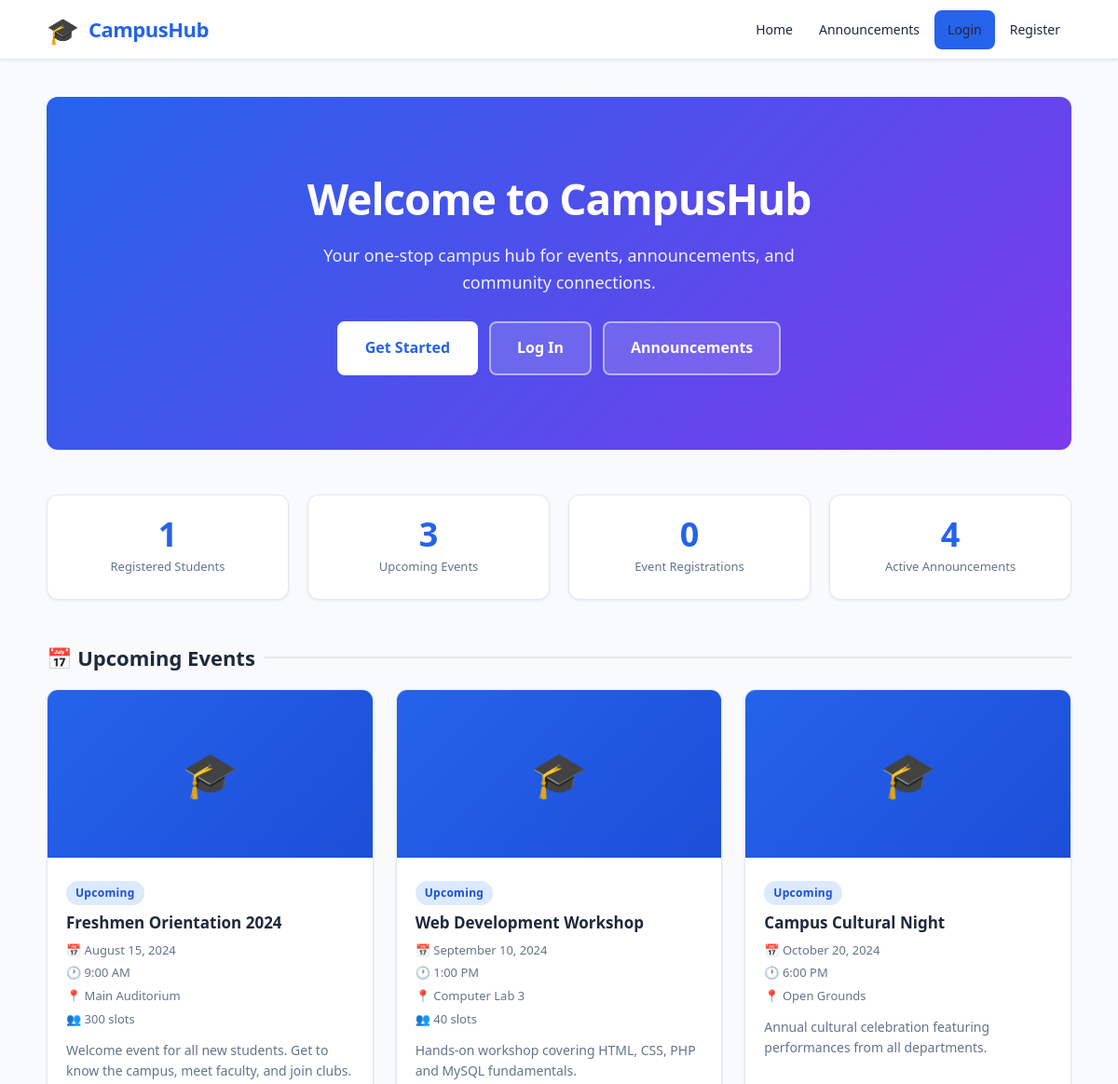
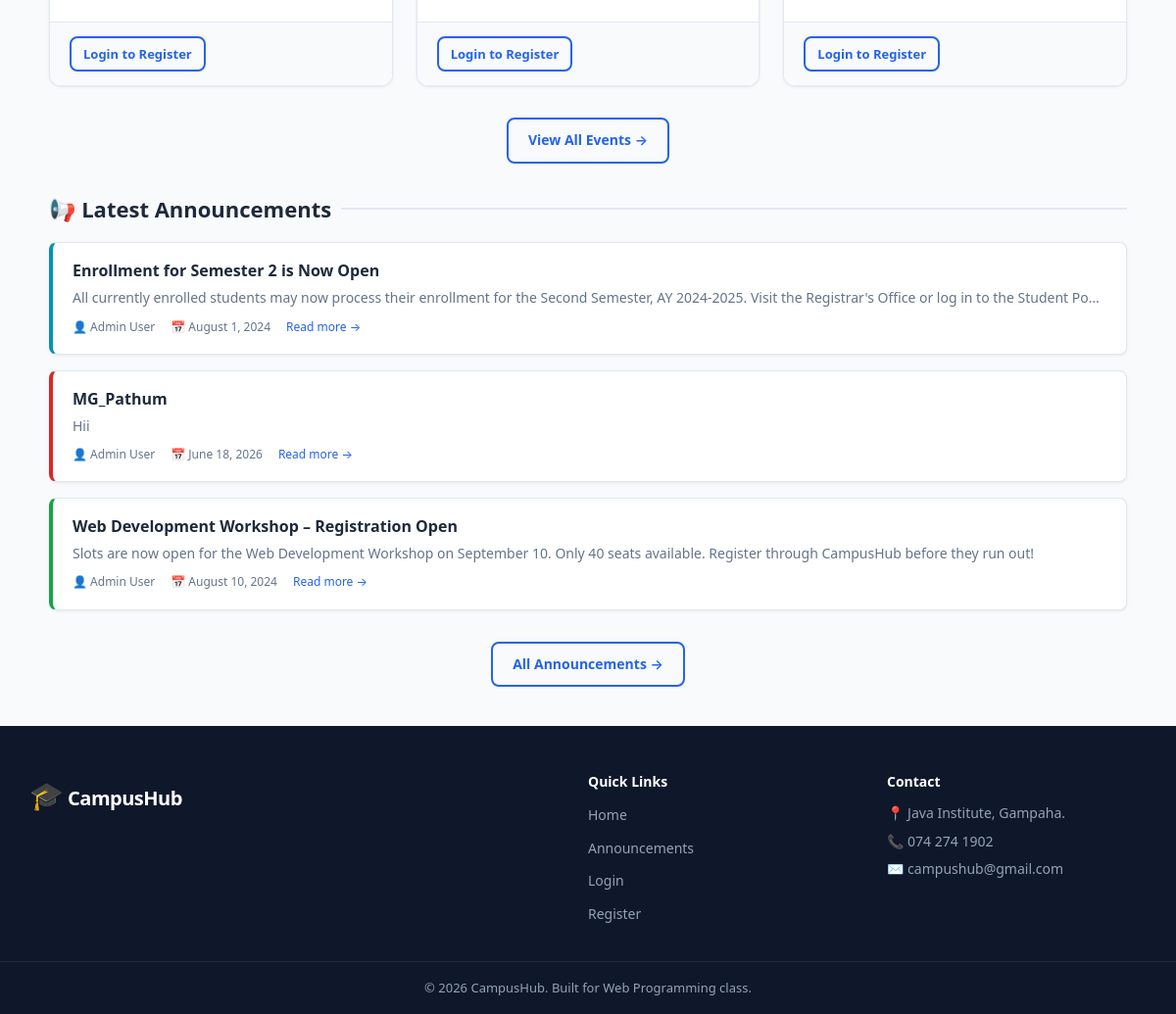
The page / on the database its author committed (2 pictures, top to bottom).
### tables this page shows
CREATE TABLE IF NOT EXISTS events (
    id              INT UNSIGNED    NOT NULL AUTO_INCREMENT,
    title           VARCHAR(200)    NOT NULL,
    description     TEXT            DEFAULT NULL,
    location        VARCHAR(200)    DEFAULT NULL,
    event_date      DATE            NOT NULL,
    event_time      TIME            DEFAULT NULL,
    max_slots       SMALLINT UNSIGNED DEFAULT NULL,      
    status          ENUM('upcoming','ongoing','completed','cancelled') NOT NULL DEFAULT 'upcoming',
    banner_image    VARCHAR(255)    DEFAULT NULL,        
    teaser_video    VARCHAR(255)    DEFAULT NULL,        
    created_by      INT UNSIGNED    NOT NULL,            
    created_at      TIMESTAMP       NOT NULL DEFAULT CURRENT_TIMESTAMP,
    updated_at      TIMESTAMP       NOT NULL DEFAULT CURRENT_TIMESTAMP ON UPDATE CURRENT_TIMESTAMP,
    PRIMARY KEY (id),
    INDEX idx_event_date (event_date),
    INDEX idx_status (status),
    FOREIGN KEY (created_by) REFERENCES users(id) ON UPDATE CASCADE ON DELETE RESTRICT
);

### includes/functions.php (called while the page is built, shortened)
<?php
function e($value) {
    return htmlspecialchars($value, ENT_QUOTES, 'UTF-8');
}
function fetchOne($conn, $sql, $types = '', $params = []) {
    $stmt = $conn->prepare($sql);
    $stmt->execute();
    $result = $stmt->get_result();
    $row    = $result->fetch_assoc();
    return $row ? $row : null;
}
function fetchAll($conn, $sql, $types = '', $params = []) {
    $stmt = $conn->prepare($sql);
    $stmt->execute();
    $result = $stmt->get_result();
    $rows   = $result->fetch_all(MYSQLI_ASSOC);
    return $rows;
}
function getAnnouncements() {
    $xmlFile = XML_FILE;
    $xml = simplexml_load_file($xmlFile, 'SimpleXMLElement', LIBXML_NOERROR);
    $announcements = [];
    foreach ($xml->announcement as $item) {
        if ((string) $item->active !== 'true') {
            continue;
        }
        $announcements[] = [
            'id'       => (int)    $item['id'],
            'title'    => (string) $item->title,
            'content'  => (string) $item->content,
            'type'     => (string) $item->type,
            'priority' => (int)    $item->priority,
            'author'   => (string) $item->author,
            'date'     => (string) $item->date,
        ];
    }
    usort($announcements, function($a, $b) {
        return $a['priority'] - $b['priority'];
    });
    return $announcements;
}
function formatDate($date) {
    $ts = strtotime($date);
    return $ts ? date('F j, Y', $ts) : $date;
}
function formatTime($time) {
    $ts = strtotime($time);
    return $ts ? date('g:i A', $ts) : $time;
}

### index.php (the view, shortened to what this page needs)
<?php
require_once __DIR__ . '/config/config.php';
require_once __DIR__ . '/includes/functions.php';
$totalStudents = fetchOne($conn, "SELECT COUNT(*) AS cnt FROM users WHERE role='student'")['cnt'] ?? 0;
$totalEvents   = fetchOne($conn, "SELECT COUNT(*) AS cnt FROM events WHERE status='upcoming'")['cnt'] ?? 0;
$totalRegs     = fetchOne($conn, "SELECT COUNT(*) AS cnt FROM registrations")['cnt'] ?? 0;
$upcomingEvents = fetchAll(
    $conn,
    "SELECT * FROM events WHERE status = 'upcoming' ORDER BY event_date ASC LIMIT 3"
);
$announcements = array_slice(getAnnouncements(), 0, 3);
require_once __DIR__ . '/includes/header.php';
?>
<section class="hero">
    <h1>Welcome to <?= SITE_NAME ?></h1>
    <p>Your one-stop campus hub for events, announcements, and community connections.</p>
    <div class="hero-actions">
        <?php if (empty($_SESSION['user_id'])): ?>
            <a href="<?= SITE_URL ?>/auth/register.php" class="btn btn-white btn-lg">Get Started</a>
            <a href="<?= SITE_URL ?>/auth/login.php"    class="btn btn-ghost btn-lg">Log In</a>
        <?php elseif ($_SESSION['role'] === 'student'): ?>
            <a href="<?= SITE_URL ?>/student/events.php"    class="btn btn-white btn-lg">Browse Events</a>
            <a href="<?= SITE_URL ?>/student/dashboard.php" class="btn btn-ghost btn-lg">My Dashboard</a>
        <?php else: ?>
            <a href="<?= SITE_URL ?>/admin/dashboard.php" class="btn btn-white btn-lg">Admin Dashboard</a>
        <?php endif; ?>
        <a href="<?= SITE_URL ?>/announcements.php" class="btn btn-ghost btn-lg">Announcements</a>
    </div>
</section>
<div class="stats-bar">
    <div class="stat-card">
        <div class="stat-number"><?= number_format($totalStudents) ?></div>
        <div class="stat-label">Registered Students</div>
    </div>
    <div class="stat-card">
        <div class="stat-number"><?= number_format($totalEvents) ?></div>
        <div class="stat-label">Upcoming Events</div>
    </div>
    <div class="stat-card">
        <div class="stat-number"><?= number_format($totalRegs) ?></div>
        <div class="stat-label">Event Registrations</div>
    </div>
    <div class="stat-card">
        <div class="stat-number"><?= count(getAnnouncements()) ?></div>
        <div class="stat-label">Active Announcements</div>
    </div>
</div>
<h2 class="section-title">📅 Upcoming Events</h2>
<?php if (!empty($upcomingEvents)): ?>
<div class="event-grid mb-4">
    <?php foreach ($upcomingEvents as $event): ?>
    <div class="card event-card">
        <?php if ($event['banner_image']): ?>
            <img src="<?= SITE_URL ?>/uploads/<?= e($event['banner_image']) ?>"
                 alt="<?= e($event['title']) ?>" class="event-banner">
        <?php else: ?>
            <div class="event-banner-placeholder">🎓</div>
        <?php endif; ?>
        <div class="card-body">
            <span class="badge badge-primary mb-1"><?= e(ucfirst($event['status'])) ?></span>
            <h3><?= e($event['title']) ?></h3>
            <div class="event-meta">
                <span>📅 <?= formatDate($event['event_date']) ?></span>
                <?php if ($event['event_time']): ?>
                    <span>🕐 <?= formatTime($event['event_time']) ?></span>
                <?php endif; ?>
                <?php if ($event['location']): ?>
                    <span>📍 <?= e($event['location']) ?></span>
                <?php endif; ?>
                <?php if ($event['max_slots']): ?>
                    <span>👥 <?= $event['max_slots'] ?> slots</span>
                <?php endif; ?>
            </div>
            <p class="text-muted" style="font-size:14px;">
                <?= e(mb_substr($event['description'], 0, 100)) ?><?= strlen($event['description']) > 100 ? '…' : '' ?>
            </p>
        </div>
        <div class="card-footer">
            <?php if (!empty($_SESSION['user_id']) && $_SESSION['role'] === 'student'): ?>
                <a href="<?= SITE_URL ?>/student/events.php?id=<?= $event['id'] ?>" class="btn btn-primary btn-sm">View & Register</a>
            <?php else: ?>
                <a href="<?= SITE_URL ?>/auth/login.php" class="btn btn-outline btn-sm">Login to Register</a>
            <?php endif; ?>
        </div>
    </div>
    <?php endforeach; ?>
</div>
<div class="text-center mb-4">
    <a href="<?= SITE_URL ?>/student/events.php" class="btn btn-outline">View All Events →</a>
</div>
<?php endif; ?>
<h2 class="section-title">📢 Latest Announcements</h2>
<?php if (!empty($announcements)): ?>
<div class="announcement-list mb-4">
    <?php foreach ($announcements as $ann): ?>
    <div class="announcement-card type-<?= e($ann['type']) ?>">
        <h3><?= e($ann['title']) ?></h3>
        <p><?= e(mb_substr($ann['content'], 0, 160)) ?><?= strlen($ann['content']) > 160 ? '…' : '' ?></p>
        <div class="announcement-meta">
            <span>👤 <?= e($ann['author']) ?></span>
            <span>📅 <?= formatDate($ann['date']) ?></span>
            <a href="<?= SITE_URL ?>/announcements.php">Read more →</a>
        </div>
    </div>
    <?php endforeach; ?>
</div>
<div class="text-center">
    <a href="<?= SITE_URL ?>/announcements.php" class="btn btn-outline">All Announcements →</a>
</div>
<?php endif; ?>
<?php require_once __DIR__ . '/includes/footer.php'; ?>

### includes/header.php (shortened to what this page needs)
<?php
$isLoggedIn  = isset($_SESSION['user_id']);
$userRole    = $_SESSION['role']      ?? null;
$userName    = $_SESSION['full_name'] ?? null;
?>
<!DOCTYPE html>
<html lang="en">
<head>
    <link rel="stylesheet" href="<?= SITE_URL ?>/assets/css/style.css">
</head>
<body>
<header class="site-header">
    <div class="container header-inner">
        <div class="logo">
            <a href="<?= SITE_URL ?>/index.php">
                <span class="logo-icon">🎓</span>
                <span class="logo-text"><?= SITE_NAME ?></span>
            </a>
        </div>
        <nav class="main-nav" aria-label="Main Navigation">
            <ul class="nav-list">
                <li><a href="<?= SITE_URL ?>/index.php">Home</a></li>
                <li><a href="<?= SITE_URL ?>/announcements.php">Announcements</a></li>
                <?php if ($isLoggedIn && $userRole === 'student'): ?>
                    <li><a href="<?= SITE_URL ?>/student/events.php">Events</a></li>
                    <li><a href="<?= SITE_URL ?>/student/my_registrations.php">My Registrations</a></li>
                    <li><a href="<?= SITE_URL ?>/student/upload_media.php">Upload Media</a></li>
                    <li class="nav-divider">|</li>
                    <li class="nav-user">
                        <a href="<?= SITE_URL ?>/student/profile.php">👤 <?= htmlspecialchars($userName) ?></a>
                    </li>
                    <li><a href="<?= SITE_URL ?>/auth/logout.php" class="btn btn-outline-sm">Logout</a></li>
                <?php else: ?>
                    <li><a href="<?= SITE_URL ?>/auth/login.php" class="btn btn-primary-sm">Login</a></li>
                    <li><a href="<?= SITE_URL ?>/auth/register.php">Register</a></li>
                <?php endif; ?>
            </ul>
        </nav>
    </div>
</header>
<main class="main-content">
    <div class="container">

### includes/footer.php (shortened to what this page needs)
    </div>
</main>
<footer class="site-footer">
    <div class="container footer-inner">
        <div class="footer-brand">
            <span class="logo-icon">🎓</span>
            <span class="logo-text"><?= SITE_NAME ?></span>
        </div>
        <div class="footer-links">
            <h4>Quick Links</h4>
            <ul>
                <li><a href="<?= SITE_URL ?>/index.php">Home</a></li>
                <li><a href="<?= SITE_URL ?>/announcements.php">Announcements</a></li>
                <?php if (isset($_SESSION['role']) && $_SESSION['role'] === 'student'): ?>
                    <li><a href="<?= SITE_URL ?>/student/events.php">Events</a></li>
                    <li><a href="<?= SITE_URL ?>/student/profile.php">My Profile</a></li>
                <?php elseif (isset($_SESSION['role']) && $_SESSION['role'] === 'admin'): ?>
                    <li><a href="<?= SITE_URL ?>/admin/dashboard.php">Admin Dashboard</a></li>
                <?php else: ?>
                    <li><a href="<?= SITE_URL ?>/auth/login.php">Login</a></li>
                    <li><a href="<?= SITE_URL ?>/auth/register.php">Register</a></li>
                <?php endif; ?>
            </ul>
        </div>
        <div class="footer-contact">
            <h4>Contact</h4>
            <p>📍 Java Institute, Gampaha.</p>
            <p>📞 074 274 1902</p>
            <p>✉️ campushub@gmail.com</p>
        </div>
    </div>
    <div class="footer-bottom">
        <div class="container">
            <p>&copy; <?= date('Y') ?> <?= SITE_NAME ?>. Built for Web Programming class.</p>
        </div>
    </div>
</footer>
</body>
</html>

### rows shown on the page
events: status "Upcoming", title "Freshmen Orientation 2024", event_date "August 15, 2024", event_time "9:00 AM", location "Main Auditorium", max_slots "300", description "Welcome event for all new students. Get to know the campus, meet faculty, and join clubs."
events: status "Upcoming", title "Web Development Workshop", event_date "September 10, 2024", event_time "1:00 PM", location "Computer Lab 3", max_slots "40", description "Hands-on workshop covering HTML, CSS, PHP and MySQL fundamentals."
events: status "Upcoming", title "Campus Cultural Night", event_date "October 20, 2024", event_time "6:00 PM", location "Open Grounds", description "Annual cultural celebration featuring performances from all departments."

### other values the page prints
SITE_NAME "CampusHub"
$totalStudents "1"
$totalEvents "3"
$totalRegs "0"
count(getAnnouncements()) "4"
$ann['title'] "Enrollment for Semester 2 is Now Open"
mb_substr($ann['content'], 0, 160) "All currently enrolled students may now process their enrollment for the Second Semester, AY 2024-2025. Visit the Registrar's Office or log in to the Student Po"
$ann['author'] "Admin User"
formatDate($ann['date']) "August 1, 2024"
$ann['title'] "MG_Pathum"
mb_substr($ann['content'], 0, 160) "Hii"
formatDate($ann['date']) "June 18, 2026"
$ann['title'] "Web Development Workshop – Registration Open"
mb_substr($ann['content'], 0, 160) "Slots are now open for the Web Development Workshop on September 10. Only 40 seats available. Register through CampusHub before they run out!"
formatDate($ann['date']) "August 10, 2024"
